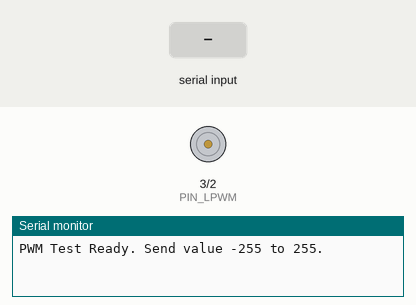
A sketch run on a simulated Teensy 4. On the bench: motor-driver pin pairs drawn as motors (green arrow = first pin HIGH = forward, orange = second pin HIGH = backward, longer = more drive), the last lines printed to the serial monitor. The test bench sets the inputs (shaded band).

Above: at 1.2 s.
1.3 s: "90,45\n" received over Serial
At 2.5 s:
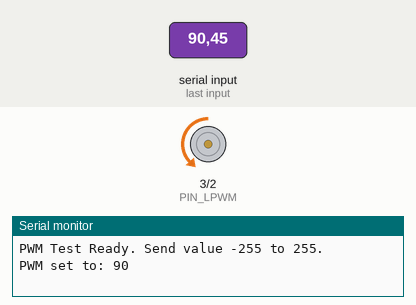
2.8 s: "30,150\n" received over Serial
At 3.8 s:
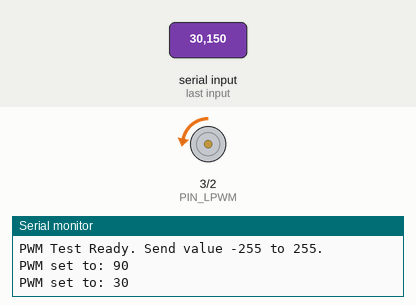
4.3 s: "200\n" received over Serial
At 4.9 s:
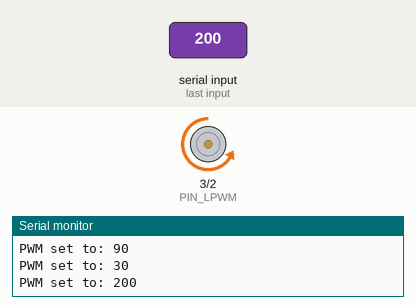
5.8 s: "90\n" received over Serial
At 7.2 s:
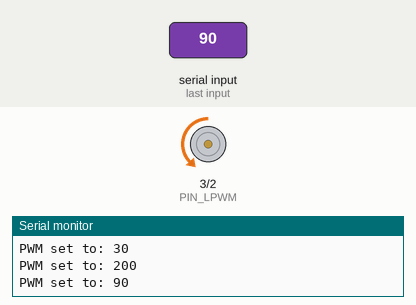
Timing chart, 0 to 8.3 s (numbered marks = the images above; inputs shaded):
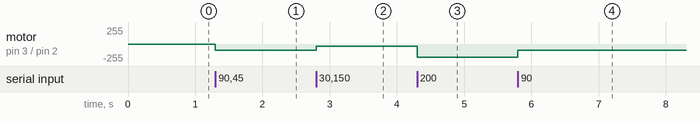

Measured:
- after the input at 1.3 s, motor on pin 3 (PIN_LPWM) / pin 2 (PIN_RPWM): stopped → backward 90/255 at once
- after the input at 2.8 s, motor on pin 3 (PIN_LPWM) / pin 2 (PIN_RPWM): backward 90/255 → backward 30/255 at once
- after the input at 4.3 s, motor on pin 3 (PIN_LPWM) / pin 2 (PIN_RPWM): backward 30/255 → backward 200/255 at once
- after the input at 5.8 s, motor on pin 3 (PIN_LPWM) / pin 2 (PIN_RPWM): backward 200/255 → backward 90/255 at once

The sketch:

URI2026_PWM_TEST.ino
```cpp
// ============================================================
// PWM Test — Teensy 4.1 + BTS7960
// PA-HD2-4-2000-HS-12VDC
//
// What this does:
//   Sends a PWM signal to the motor driver to move the actuator.
//   Positive values extend, negative values retract.
//
// How to use:
//   Open Serial Monitor at 115200 baud, line ending: Newline
//   Type a number from -255 to 255 and hit enter
//     100  → extend at 100/255 power
//    -35   → retract at 35/255 power
//      0   → stop
//
// Wiring:
//   Pin 2 → BTS7960 RPWM  (extend direction)
//   Pin 3 → BTS7960 LPWM  (retract direction)
//   BTS7960 R_EN + L_EN → 3.3V (enables the driver)
//   BTS7960 VCC → 3.3V, GND → shared with Teensy
//   BTS7960 B+/B- → 12V power supply
//   BTS7960 M+/M- → actuator motor leads
// ============================================================

// --- Pin assignments ---
constexpr uint8_t  PIN_RPWM = 2;
constexpr uint8_t  PIN_LPWM = 3;

// --- PWM frequency: 20kHz is above human hearing, so no whine ---
constexpr uint16_t PWM_FREQ = 20000;

// --- Motor control: positive = extend, negative = retract, 0 = stop ---
void driveMotor(int pwm) {
  pwm = constrain(pwm, -255, 255);
  if (pwm > 0) {
    analogWrite(PIN_LPWM, 0);
    analogWrite(PIN_RPWM, pwm);
  } else if (pwm < 0) {
    analogWrite(PIN_RPWM, 0);
    analogWrite(PIN_LPWM, -pwm);
  } else {
    analogWrite(PIN_RPWM, 0);
    analogWrite(PIN_LPWM, 0);
  }
}

void setup() {
  Serial.begin(115200);
  while (!Serial && millis() < 3000) {}  // wait for USB serial connection

  pinMode(PIN_RPWM, OUTPUT);
  pinMode(PIN_LPWM, OUTPUT);
  driveMotor(0);  // start with motor stopped

  // Set PWM frequency and resolution
  analogWriteFrequency(PIN_RPWM, PWM_FREQ);
  analogWriteFrequency(PIN_LPWM, PWM_FREQ);
  analogWriteResolution(8);  // 0-255 range

  Serial.println("PWM Test Ready. Send value -255 to 255.");
}

void loop() {
  if (Serial.available()) {
    // Read the number the user typed
    int val = Serial.parseInt();
    // Clear any leftover characters (like newline)
    while (Serial.available()) Serial.read();

    driveMotor(val);
    Serial.printf("PWM set to: %d\n", val);
  }
}
```
